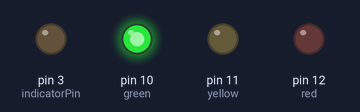
Simulated run of this sketch. Board: Arduino Uno, built with avr-gcc and run on an emulated ATmega328P. On the bench: output pins drawn as LEDs (lit = HIGH).

Above: at 2.5 s.
At 7.24 s:
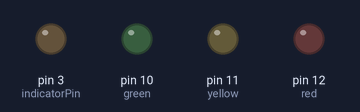
At 8.74 s:
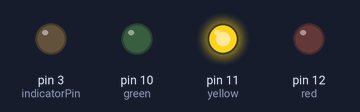
At 11.9 s:
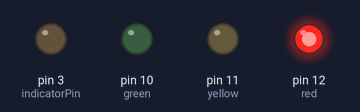
At 15.04 s:
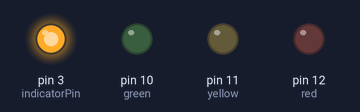
Timing chart, 0 to 19.6 s (numbered marks = the images above):
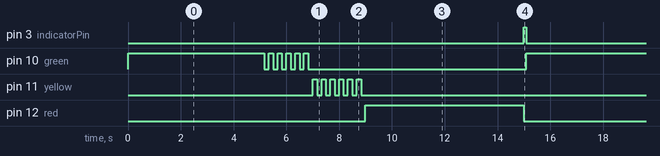

The sketch:

1-TrafficLight.ino
```cpp
// Pins
int indicatorPin = 3;  // Formerly ledPin3
int red = 12;
int yellow = 11;
int green = 10;

void setup() {
  pinMode(indicatorPin, OUTPUT);
  pinMode(green, OUTPUT);
  pinMode(yellow, OUTPUT);
  pinMode(red, OUTPUT);
}

void loop() {
  // 1. GREEN PHASE: 5 seconds solid
  digitalWrite(green, HIGH);
  delay(5000);

  // 2. GREEN TRANSITION: 2 seconds blinking
  blinkLED(green, 2);
  digitalWrite(green, LOW); // Ensure green is fully OFF before yellow starts

  // 3. YELLOW TRANSITION: 2 seconds blinking
  blinkLED(yellow, 2);
  digitalWrite(yellow, LOW); // Ensure yellow is fully OFF before red starts

  // 4. RED PHASE: 6 seconds solid
  digitalWrite(red, HIGH);
  delay(6000);
  digitalWrite(red, LOW);

  // Simple indicator on Pin 3 to show the loop is restarting
  digitalWrite(indicatorPin, HIGH);
  delay(100);
  digitalWrite(indicatorPin, LOW);
}

// --- Helper function for the 3 blinks per second math ---
void blinkLED(int pin, int seconds) {
  // 3 blinks per second means 6 state changes (High/Low) per second
  // Each cycle is ~333ms (166ms On, 167ms Off)
  int totalBlinks = seconds * 3;
  for (int i = 0; i < totalBlinks; i++) {
    digitalWrite(pin, HIGH);
    delay(166);
    digitalWrite(pin, LOW);
    delay(167);
  }
}
```

Measured:
- by itself, pin 3 (indicatorPin): alternates HIGH for 0.10 s and LOW for 15.0 s
- by itself, pin 10 (green): repeats every 15.1 s: 5 × (LOW 0.17 s, HIGH 0.17 s), LOW 8.3 s, HIGH 5.2 s
- by itself, pin 11 (yellow): repeats every 15.1 s: 5 × (LOW 0.17 s, HIGH 0.17 s), LOW 13.3 s, HIGH 0.17 s
- by itself, pin 12 (red): alternates HIGH for 6.0 s and LOW for 9.1 s
